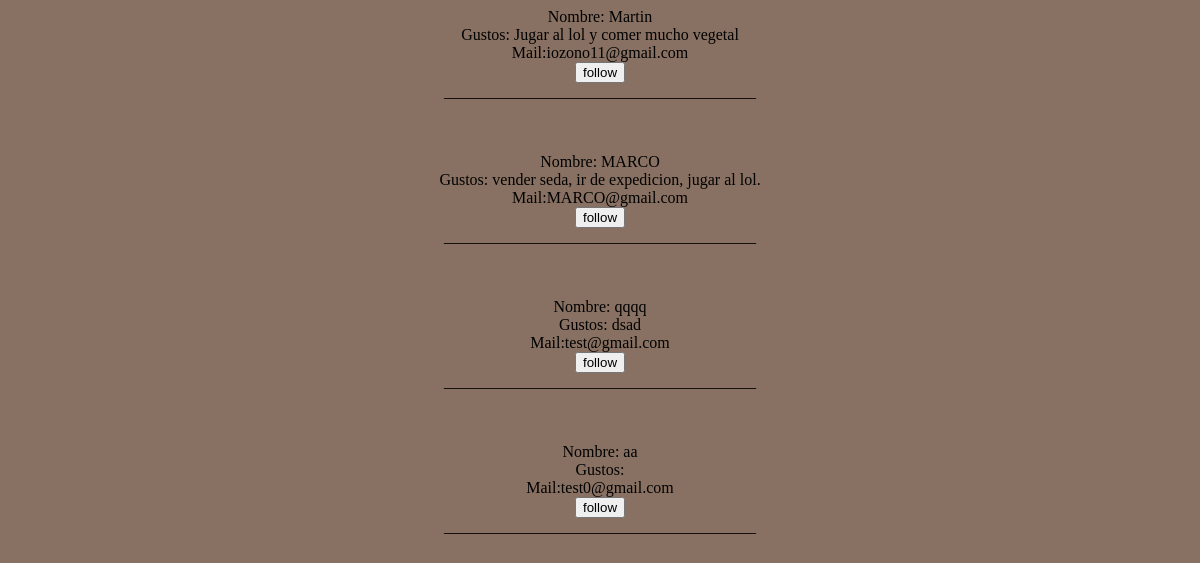
The app's page /app/explore.php (signed in), older data.
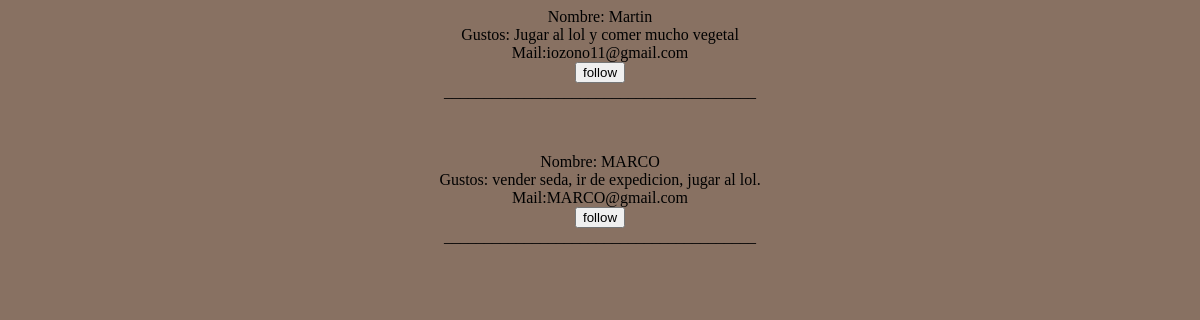
The same page, newer data.
### tables this page shows
CREATE TABLE `usuarios` (
  `mail` varchar(50) NOT NULL,
  `contrasena` varchar(255) NOT NULL,
  `nombre` varchar(50) NOT NULL,
  `apellidos` varchar(50) NOT NULL,
  `DNI` varchar(10) DEFAULT NULL,
  `sexo` varchar(50) DEFAULT NULL,
  `telefono` varchar(9) DEFAULT NULL,
  `sexualidad` varchar(50) DEFAULT NULL,
  `fechaNac` varchar(50) DEFAULT NULL,
  `gustos` text DEFAULT NULL,
  `altura` int(11) DEFAULT NULL,
  `peso` int(11) DEFAULT NULL,
  `tarjeta` text DEFAULT NULL
);

### app/explore.php (the view, shortened to what this page needs)
<?php
echo "
<head><link rel='stylesheet' type='text/css' href='style.css'></head>
<center>";
if (isset($_SESSION['loggedin']) && $_SESSION['loggedin'] == true) {
  $hostname = "db";
  $username = "admin";
  $password = "test";
  $db = "database";
  $conn = mysqli_connect($hostname,$username,$password,$db);
  $query = mysqli_query($conn, "SELECT * FROM usuarios")
     or die (mysqli_error($conn));
  $followedA=array();
  while ($row = mysqli_fetch_array($query)) {
    $mail=$row["mail"];
    if (in_array($row["mail"],$followedA)){
      echo
        "<body style='background-color:#887162;'>
      <form method='POST'  action='follow.php?fmail=$mail&follow=False'><tr>
        <td>Nombre: {$row['nombre']}</td><br>
        <td>Gustos: {$row['gustos']}</td><br>
        <td>Mail:{$mail}</td><br><br><br>
        <input type='submit' value='unfollow'><br>
        <center>_______________________________________<br></center>
        </form>
        </tr><br><br>";
    }else{
      echo
      "<body style='background-color:#887162;'>
      <form method='POST'  action='follow.php?fmail=$mail&follow=True'><tr>
        <td>Nombre: {$row['nombre']}</td><br>
        <td>Gustos: {$row['gustos']}</td><br>
        <td>Mail:{$mail}</td><br>
        <input type='submit' value='follow'><br>
        <center>_______________________________________<br></center>
        </form>
        </tr><br><br>";
    }
  }
}else{
      echo 'No estas loggeado. <a href="registro.html><b><n>Login</a><br><br>';
}
?>

Row changes from the older to the newer data that the page shows:
removed usuarios: nombre "qqqq", gustos "dsad", mail "test@gmail.com"
removed usuarios: nombre "aa", mail "test0@gmail.com"
